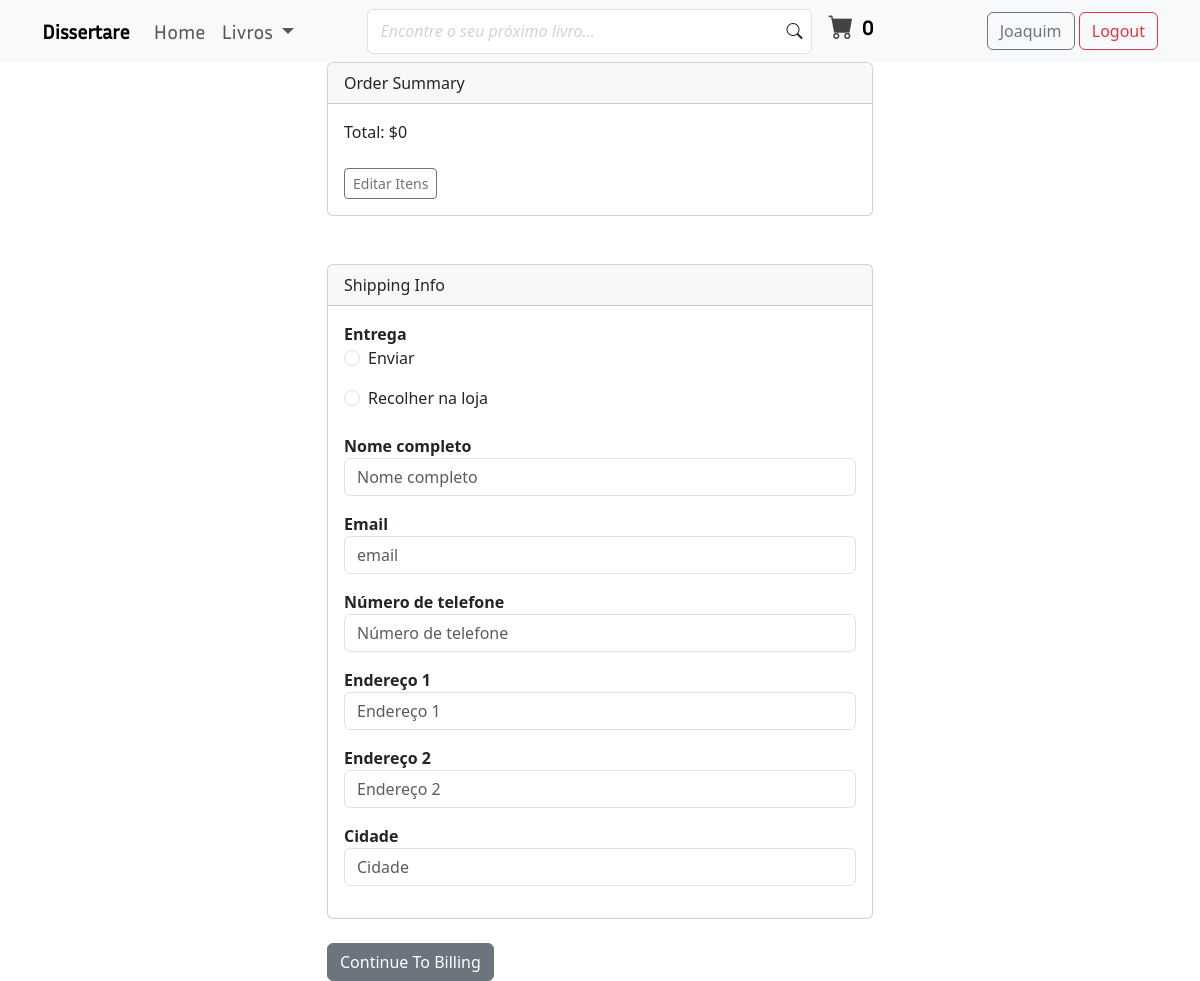
The app's page /payment/checkout/ (signed in), older data.
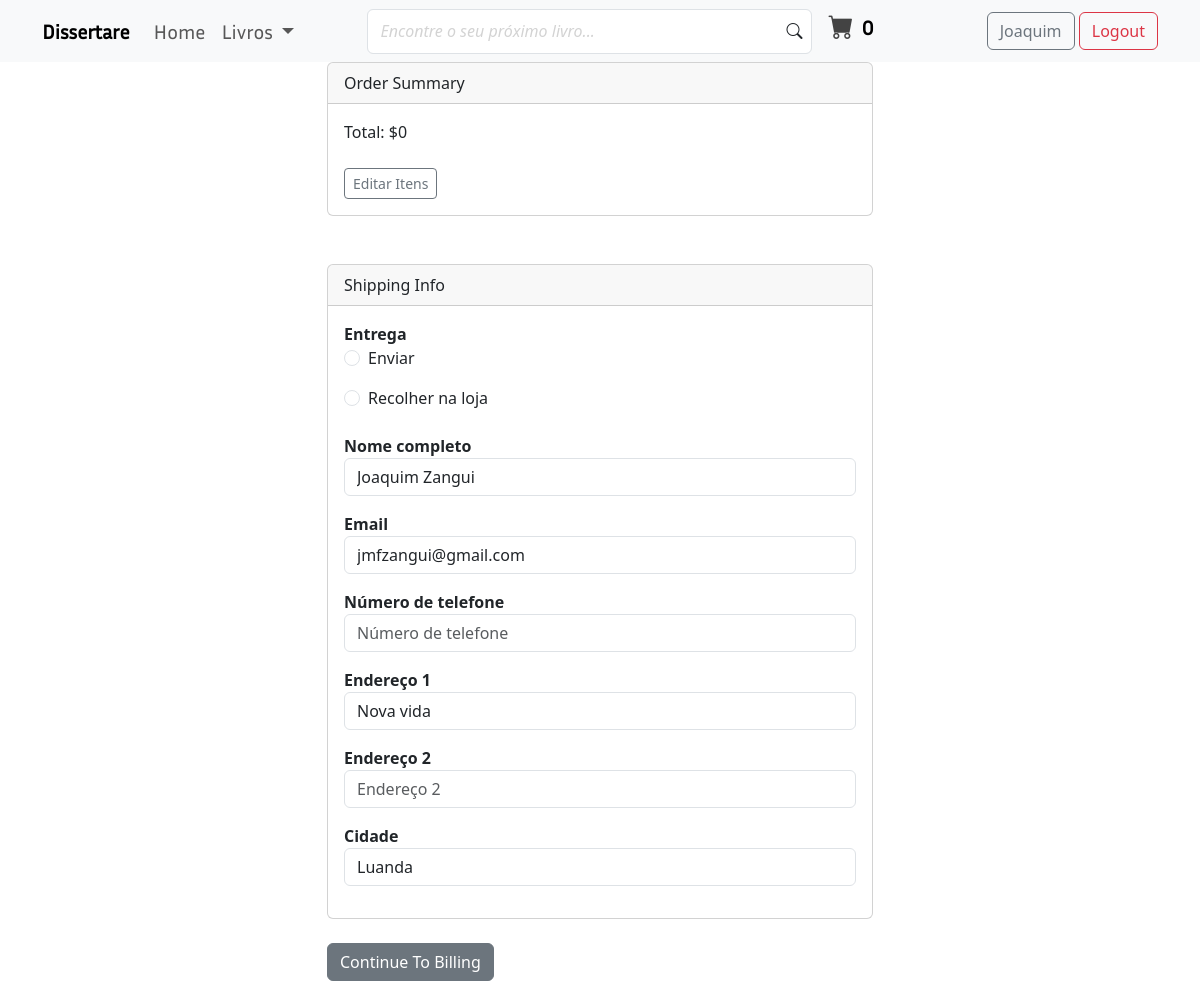
The same page, newer data.
### payment/models.py (models this page shows, shortened)
class ShippingAddress(models.Model):
    user = models.ForeignKey(User, on_delete=models.CASCADE)
    shipping_full_name = models.CharField(max_length=255)
    shipping_email = models.CharField(max_length=255)
    shipping_address1 = models.CharField(max_length=255)
    shipping_address2 = models.CharField(max_length=255, null=True, blank=True)
    shipping_city = models.CharField(max_length=255)
    shipping_phone_number = models.CharField(max_length=20, blank=True)
    shipping_mode = models.CharField(verbose_name='Local de entrega', default='Enviar', max_length=50) # diz onde o cliente vai receber o produto, em casa ou na loja
    class Meta:
        verbose_name_plural = "Shipping Address"

### payment/views.py (the view, shortened to what this page needs)
# urls.py: path('checkout/', views.checkout, name="checkout"),
def checkout(request):
    cart = Cart(request)
    cart_books = cart.get_books
    quantities = cart.get_quantities
    totals = cart.cart_total()
    if request.user.is_authenticated:
        shipping_user = ShippingAddress.objects.get(user__id=request.user.id)
        shipping_form = ShippingForm(request.POST or None, instance=shipping_user)
        return render(request, 'payment/checkout.html', {
            'cart_books': cart_books,
            'quantities': quantities,
            'totals': totals,
            'shipping_form': shipping_form
        })

### cart/cart.py (called while the page is built, shortened)
    def cart_total(self):
        book_ids = self.cart.keys()
        books = Books.objects.filter(id__in=book_ids)
        quantities = self.cart
        total = 0
        return total

    def __len__(self):
        return len(self.cart)

    def get_books(self):
        book_ids = self.cart.keys()
        books = Books.objects.filter(id__in=book_ids)
        return books

### cart/context_processors.py (called while the page is built)
def cart(request):
    return {'cart': Cart(request)}

### payment/templates/payment/checkout.html (shortened to what this page needs)
{% extends 'books/base.html' %}
{% block main_content %}
    <div class="container">
        <div class="row">
            <div class="col-md-6 offset-md-3">
                <div class="card">
                    <div class="card-header">
                      Order Summary
                    </div>
                    <div class="card-body">
                        Total: ${{totals}}
                        <br><br>
                        <a href="{% url 'cart_summary' %}" class="btn btn-sm btn-outline-secondary">Editar Itens</a>
                    </div>
                </div>
                <br><br>
                <div class="card">
                    <div class="card-header">
                      Shipping Info
                    </div>
                    <div class="card-body">
                        <form action="{% url 'billing_info' %}" method="post">
                            <div class="mb-4">
                                <label for="" class="fw-bold">Entrega</label>
                                {% for choice in shipping_form.shipping_mode %}
                                    <div class="form-check mb-3">
                                        {{choice}}
                                    </div>
                                {% endfor %}
                            </div>
                            <div class="mb-3">
                                <label for="" class="fw-bold">Nome completo</label>
                                {{ shipping_form.shipping_full_name}}
                            </div>
                            <div class="mb-3">
                                <label for="" class="fw-bold">Email</label>
                                {{ shipping_form.shipping_email}}
                            </div>
                            <div class="mb-3">
                                <label for="" class="fw-bold">Número de telefone</label>
                                {{ shipping_form.shipping_phone_number}}
                            </div>
                            <div class="mb-3">
                                <label for="" class="fw-bold">Endereço 1</label>
                                {{ shipping_form.shipping_address1}}
                            </div>
                            <div class="mb-3">
                                <label for="" class="fw-bold">Endereço 2</label>
                                {{ shipping_form.shipping_address2}}
                            </div>
                            <div class="mb-3">
                                <label for="" class="fw-bold">Cidade</label>
                                {{ shipping_form.shipping_city}}
                            </div>
                        </div>
                    </div>
                    <br>
                    <button type="submit" class="btn btn-secondary">Continue To Billing</button>
            </div>
        </div>
    </div>
{% endblock %}

### books/templates/books/base.html (shortened to what this page needs)
{% load static %}
<!doctype html>
<html lang="pt-pt">
  <head>
    <link rel="stylesheet" href="{% static 'books/css/general_style.css' %}">
    <link href="https://cdn.jsdelivr.net/npm/bootstrap@5.3.3/dist/css/bootstrap.min.css" rel="stylesheet">
    <link rel="stylesheet" href="https://cdn.jsdelivr.net/npm/bootstrap-icons@1.11.3/font/bootstrap-icons.min.css">
  </head>
  <body>
    <nav class="navbar navbar-expand-lg bg-body-tertiary sticky-top pb-3 pb-md-2">
        <div class="container">
            <a class="navbar-brand fw-bold" href="{% url 'home' %}">Dissertare</a>
            <div class="collapse navbar-collapse justify-content-between" id="navbarSupportedContent">
                <ul class="navbar-nav mb-2 mb-lg-0 fs-5">
                    {% if title == 'home' %}
                        <li class="nav-item">
                            <a class="nav-link active" aria-current="page" href="{% url 'home' %}">
                                Home
                            </a>
                        </li>
                        <li class="nav-item dropdown">
                            <a class="nav-link dropdown-toggle" href="#" role="button" data-bs-toggle="dropdown" aria-expanded="false">
                                Livros
                            </a>
                            <ul class="dropdown-menu">
                                {% if user.is_superuser %}
                                    <li class="border-bottom">
                                        <a href="{% url 'upload-book' %}" class="dropdown-item" title="upload book">
                                            <i class="bi bi-file-earmark-arrow-up"></i> Enviar livro
                                        </a>
                                    </li>
                                {% endif %}
                                <li><a class="dropdown-item" href="{% url 'books' %}">Livros</a></li>
                                <li><a class="dropdown-item" href="{% url 'home' %}">E-books</a></li>
                                <li><a class="dropdown-item" href="{% url 'all-authors' %}">Autores</a></li>
                                <li><a class="dropdown-item" href="{% url 'home' %}">Categorias</a></li>
                            </ul>
                        </li>
                    {% else %}
                        <li class="nav-item">
                            <a class="nav-link" aria-current="page" href="{% url 'home' %}">
                                Home
                            </a>
                        </li>
                        <li class="nav-item dropdown">
                            <a class="nav-link dropdown-toggle" href="#" role="button" data-bs-toggle="dropdown" aria-expanded="false">
                                Livros
                            </a>
                        </li>
                    {% endif %}
                </ul>
                <form class="d-flex flex-column flex-md-row me-5 w-50 mb-3 mb-lg-0" role="search">
                    <div class="w-100 d-flex align-items-center me-3 form-inputs">
                        <input class="form-control fw-bold" type="text" placeholder="Encontre o seu próximo livro...">
                        <i class="bi bi-search"></i>
                    </div>
                    <div class="cart-button my-4 my-md-0">
                        <a href="{% url 'cart_summary' %}" class="d-flex flex-row align-items-center">
                            <span class="shop-bag"><i class="bi bi-cart-fill"></i></span>
                            <div class="d-flex flex-column ms-2">
                                <span id="cart_quantity" class="qty fs-5 fw-bold">{{cart|length}}</span>
                            </div>
                        </a>
                    </div>
                </form>
                <div class="justify-content-between">
                    {% if user.is_active %}
                        <a href="{% url 'home' %}" class="btn btn-outline-secondary">{{user.username|truncatechars:14}}</a>
                        <a href="{% url 'logout' %}" class="btn btn-outline-danger">Logout</a>
                    {% else %}
                        <a href="{% url 'login' %}" class="btn btn-success me-5">Login</a>
                        <a href="{% url 'register' %}" class="btn btn-outline-primary">Cadastrar</a>
                    {% endif %}
                </div>
            </div>
        </div>
    </nav>
    <main>
        {% block main_content %}{% endblock %}
    </main>
  </body>
</html>

### books/static/books/css/general_style.css (style rules this page uses)
* { box-sizing: border-box; }
h1, h2, h3, a { font-family: Inria_Sans; }
.form-inputs { position:relative; }
.form-inputs .form-control { height:45px; }
.form-inputs .form-control::placeholder { font-style: italic; font-weight: lighter; color: lightgray; }
.form-inputs i { position:absolute; right:10px; background-color: #fff; }
.cart-button a { text-decoration: none; color: #000; }
.shop-bag { color:#434343; font-size:25px; display:flex; border-radius:50%; align-items:center; justify-content:center; }
.qty { font-size:12px; }

Row changes from the older to the newer data that the page shows:
changed ShippingAddress: shipping_full_name (not shown) → "Joaquim Zangui"; shipping_email (not shown) → "jmfzangui@gmail.com"; shipping_address1 (not shown) → "Nova vida"; shipping_city (not shown) → "Luanda"
